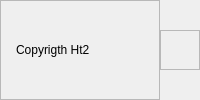
        <widget class="QWidget" name="footerContainer" native="true">
         <property name="maximumSize">
          <size>
           <width>16777215</width>
           <height>16777215</height>
          </size>
         </property>
         <layout class="QHBoxLayout" name="horizontalLayout_12">
          <property name="spacing">
           <number>0</number>
          </property>
          <property name="leftMargin">
           <number>0</number>
          </property>
          <property name="topMargin">
           <number>0</number>
          </property>
          <property name="rightMargin">
           <number>0</number>
          </property>
          <property name="bottomMargin">
           <number>0</number>
          </property>
          <item>
           <widget class="QFrame" name="frame_10">
            <property name="frameShape">
             <enum>QFrame::StyledPanel</enum>
            </property>
            <property name="frameShadow">
             <enum>QFrame::Raised</enum>
            </property>
            <layout class="QHBoxLayout" name="horizontalLayout_13">
             <property name="leftMargin">
              <number>15</number>
             </property>
             <item>
              <widget class="QLabel" name="footerLabel">
               <property name="text">
                <string>Copyrigth Ht2</string>
               </property>
              </widget>
             </item>
            </layout>
           </widget>
          </item>
          <item>
           <widget class="QFrame" name="sizeGrip">
            <property name="minimumSize">
             <size>
              <width>10</width>
              <height>10</height>
             </size>
            </property>
            <property name="maximumSize">
             <size>
              <width>40</width>
              <height>40</height>
             </size>
            </property>
            <property name="frameShape">
             <enum>QFrame::StyledPanel</enum>
            </property>
            <property name="frameShadow">
             <enum>QFrame::Raised</enum>
            </property>
           </widget>
          </item>
         </layout>
        </widget>
